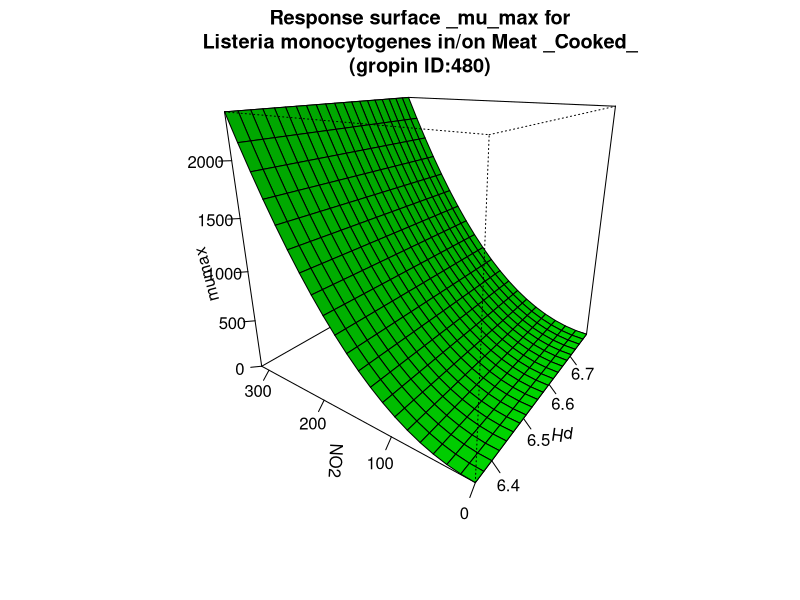

Write the R code that produced this figure.
#############################
# start of Parameter script
#############################
pH <- seq(6.35635,6.79320679320679,length.out=21)
NO2 <- seq(0,314.685314685315,length.out=21)
#############################
# end of Parameter script
#############################
############################# 
# start of Model script Gropin ID 480 
#############################
 
# constant coefficients for this model
 
variables <- data.frame(pH,NO2)
argumentsPar <- unique.data.frame(expand.grid(variables))
 
# heart of the model
response_surface <- function(pH,NO2) {
   mumax <-(-0.12635+0.027170*pH+0.031746*NO2+(-0.008778)*pH*NO2+(-0.005576)*(pH^2)+0.024220*(NO2^2))

	return(mumax=mumax)
} 

# output parameters
responseSurface <- cbind(argumentsPar,response_surface(argumentsPar['pH'],argumentsPar['NO2']))
colnames(responseSurface) <- c(colnames(argumentsPar),'mumax')
#############################
# End of Model script
#############################
############################# 
# start of Visualisation script Gropin ID 480 
#############################
titleText <-'Response surface _mu_max for
Listeria monocytogenes in/on Meat _Cooked_
(gropin ID:480)'
persp(pH,NO2,matrix(unlist(responseSurface$'mumax'),nrow=21),col = 'green',xlab='pH',ylab='NO2',zlab='mumax',main=titleText,theta=305,phi=20,shade=0.25,ticktype = 'detailed')
#############################
# End of Visualisation script
#############################
